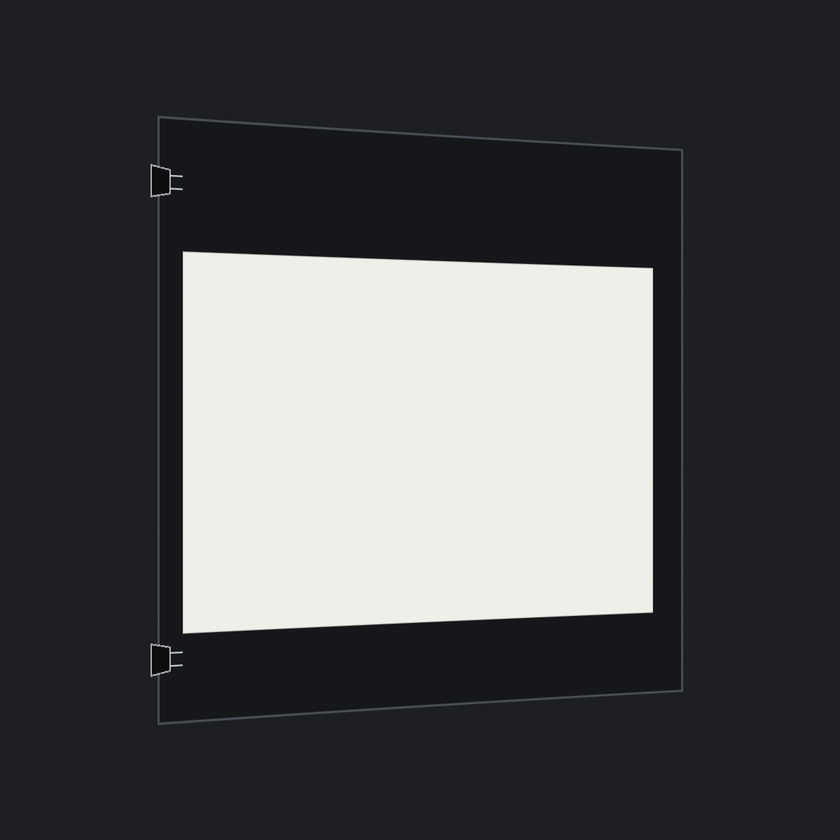
#> input picture research/R0-1/tests/fixtures/bed_scene_oblique_dim.png, 840 x 840 px, shrunk from 1200 x 1200 before the run
$ python -i figures.py   (imports and definitions only)
#> lines starting #> are read from the running program, lines starting #| are printed output that depends on the picture; after the words box and inside, x2 and y2 are one past the last pixel; in counts of white or black regions, pixels touching at a corner belong together
"""Vector figure extraction and raster tracing module.

Extracts line, rect, and curve drawing primitives directly from PDF vector streams.
Preserves topological pen strokes so diagrams, schematics, and plots can be plotted directly.
"""

from __future__ import annotations

from collections.abc import Sequence

import cv2
import numpy as np
from skimage.morphology import skeletonize

from .schema import BlockType, BoundingBox, DocumentBlock


# [45 lines that did not run here, left out]


def trace_raster_skeleton(image_gray: np.ndarray, threshold: int = 128) -> list[list[tuple[float, float]]]:
    """Fallback raster-to-vector tracer using skeletonization and contour polyline extraction.

    Transforms scanned/raster line diagrams into pen plotter stroke polylines.
    """
#> called with threshold = 128
    binary = image_gray < threshold
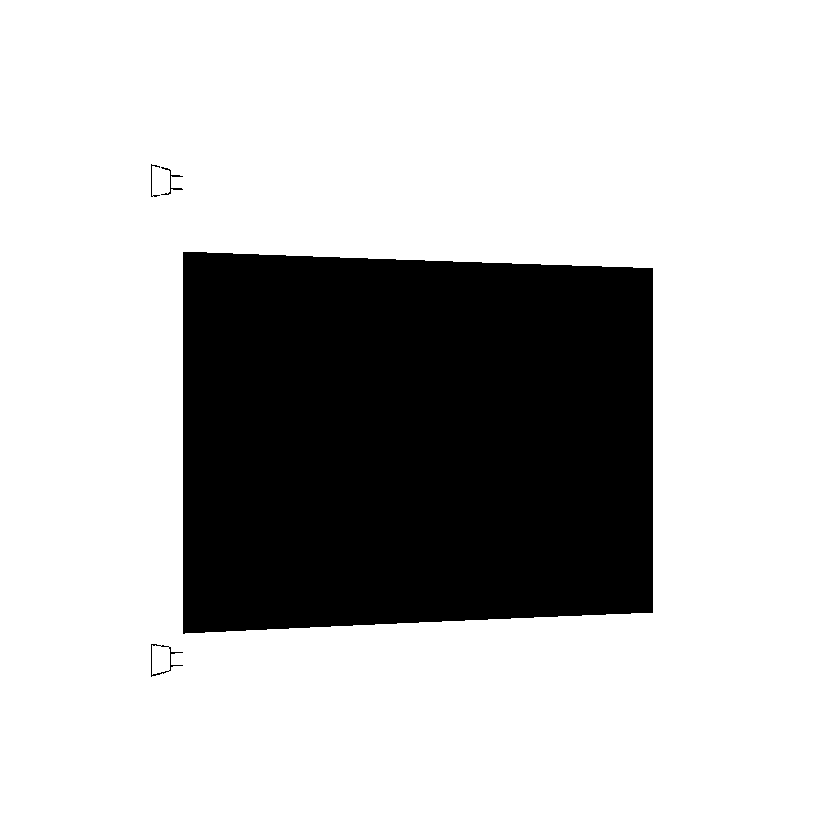
#> binary: shape (840, 840) bool; 75.8% white; 4 black regions, box (x1, y1, x2, y2) and area: (183, 252, 653, 634) 170421, (151, 644, 183, 677) 138, (161, 167, 183, 195) 93, (151, 164, 160, 197) 55
    if not np.any(binary):
        return []

    skeleton = skeletonize(binary)
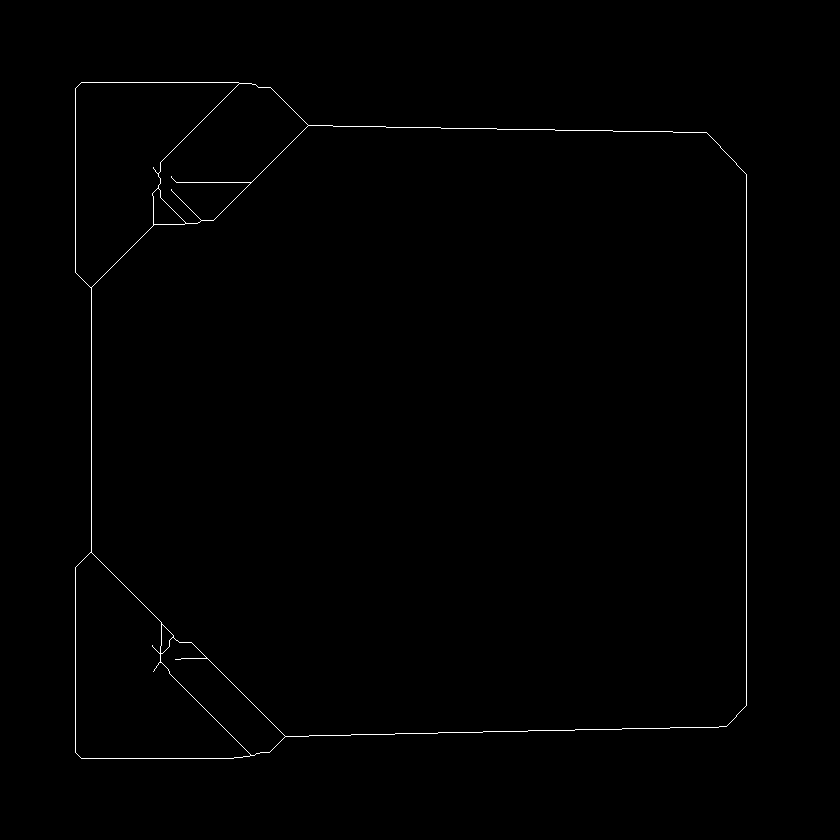
#> skeleton: shape (840, 840) bool; 0.49% white in thin lines or dots, all inside (x1, y1, x2, y2) = (75, 82, 747, 759)
    # Find skeleton pixel coordinates
    _y_idxs, x_idxs = np.where(skeleton)
#> x_idxs = 3450 values, max 746 at index 906, min 75 at index 199, mean 340.9
    if len(x_idxs) == 0:
        return []

    # Extract connected components as polylines
    skel_uint8 = (skeleton * 255).astype(np.uint8)
    contours, _ = cv2.findContours(skel_uint8, cv2.RETR_LIST, cv2.CHAIN_APPROX_NONE)
#> contours = 8 contours; box (x1, y1, x2, y2) and area: (75, 82, 747, 759) 413626, (91, 125, 747, 737) 358713, (75, 552, 251, 759) 19432, (75, 82, 240, 288) 17864, (158, 83, 309, 224) 11508, (160, 637, 286, 756) 5281, (152, 188, 186, 225) 606, (160, 624, 174, 654) 210

    polylines: list[list[tuple[float, float]]] = []
    for cnt in contours:
        if len(cnt) < 2:
            continue
        # Approximate contour with RDP
        approx = cv2.approxPolyDP(cnt, epsilon=1.0, closed=False)
        pts = [(float(pt[0][0]), float(pt[0][1])) for pt in approx]
        if len(pts) >= 2:
            polylines.append(pts)
#> this loop made 8 passes
#> after the loop, polylines = 8 items

    return polylines

>>> import cv2
>>> picture = cv2.imread('../../R0-1/tests/fixtures/bed_scene_oblique_dim.png', cv2.IMREAD_GRAYSCALE)
>>> result = trace_raster_skeleton(picture)
#> result = 8 items

$ run again, on research/R0-1/tests/fixtures/bed_scene_oblique_harsh.png
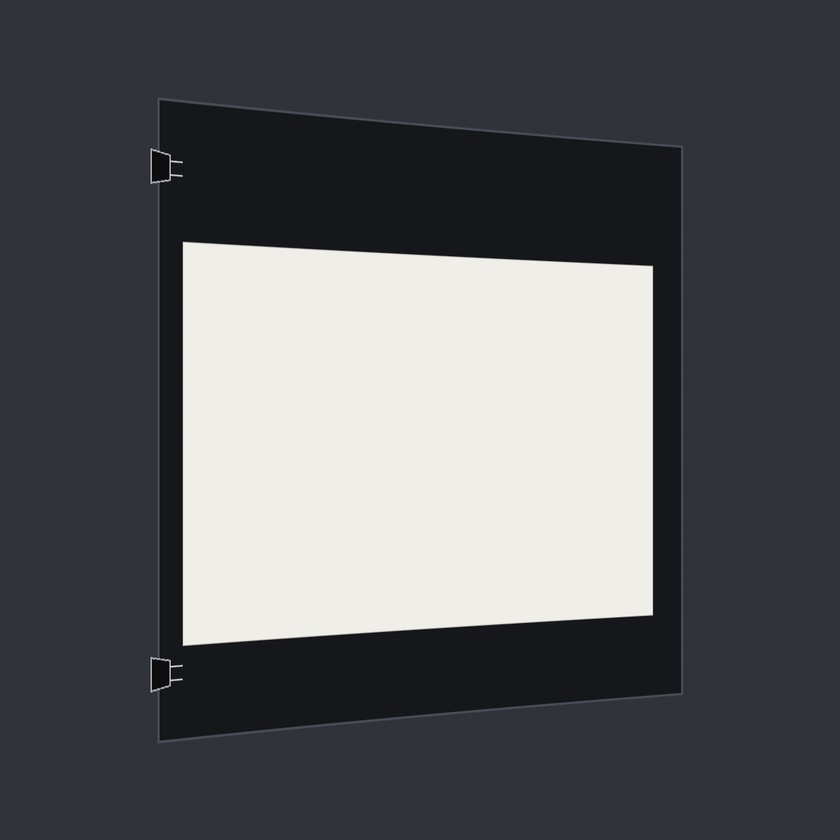
#> input picture research/R0-1/tests/fixtures/bed_scene_oblique_harsh.png, 840 x 840 px, shrunk from 1200 x 1200 before the run
#> in trace_raster_skeleton, `binary = image_gray < threshold`:
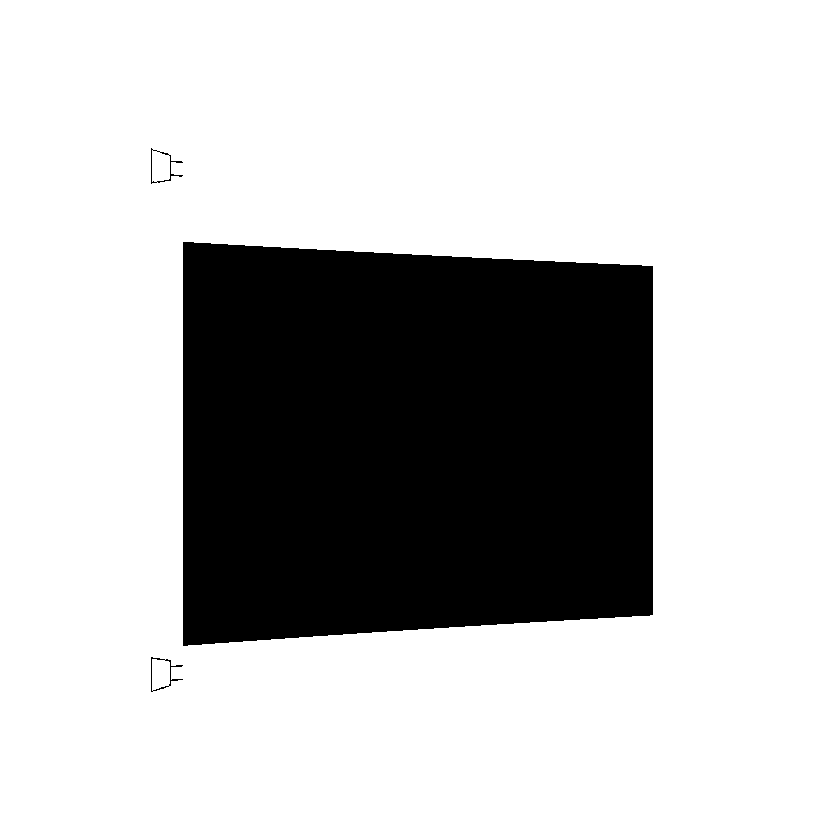
#> binary: shape (840, 840) bool; 75% white; 3 black regions, box (x1, y1, x2, y2) and area: (183, 242, 653, 646) 176424, (151, 657, 183, 692) 147, (151, 148, 183, 184) 144
#> in trace_raster_skeleton, `skeleton = skeletonize(binary)`:
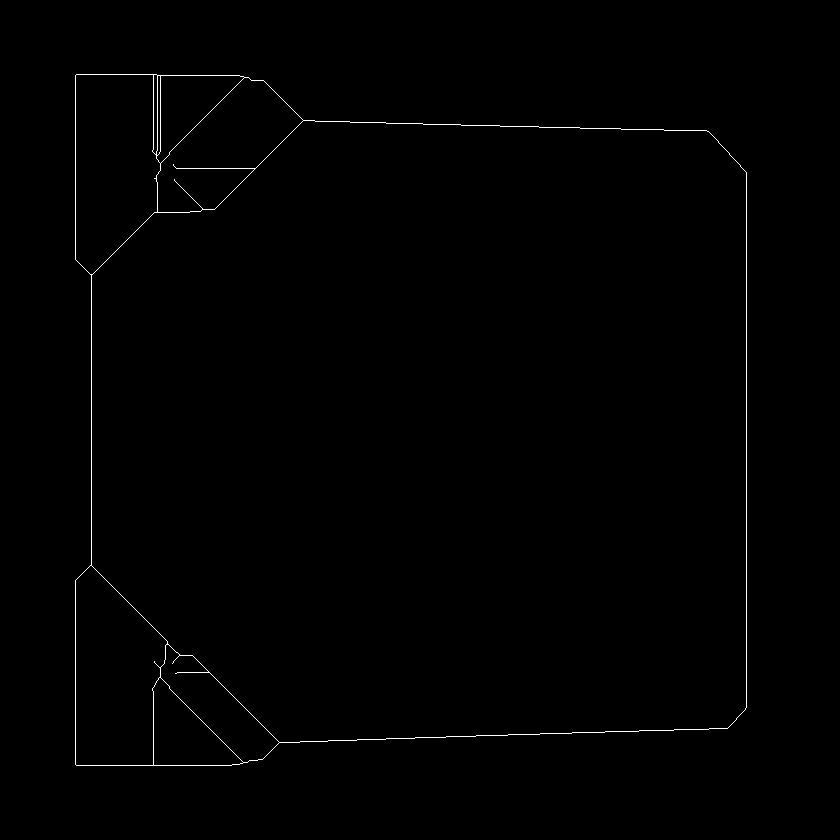
#> skeleton: shape (840, 840) bool; 0.53% white in thin lines or dots, all inside (x1, y1, x2, y2) = (75, 74, 747, 766)
#> x_idxs = 3726 values, max 746 at index 1248, min 75 at index 81, mean 327.2
#> contours = 10 contours; largest, box (x1, y1, x2, y2) and area: (75, 74, 747, 766) 418954, (91, 120, 747, 743) 366475, (75, 565, 168, 766) 14060, (75, 74, 161, 275) 13877, (156, 77, 304, 213) 10646
#> the loop in trace_raster_skeleton, `for cnt in contours:` made 10 passes
#> pts on pass 7: [(157, 76), (160, 76), (160, 151), (157, 155), (157, 77)]
#> after the loop in trace_raster_skeleton, `for cnt in contours:`: polylines = 10 items
